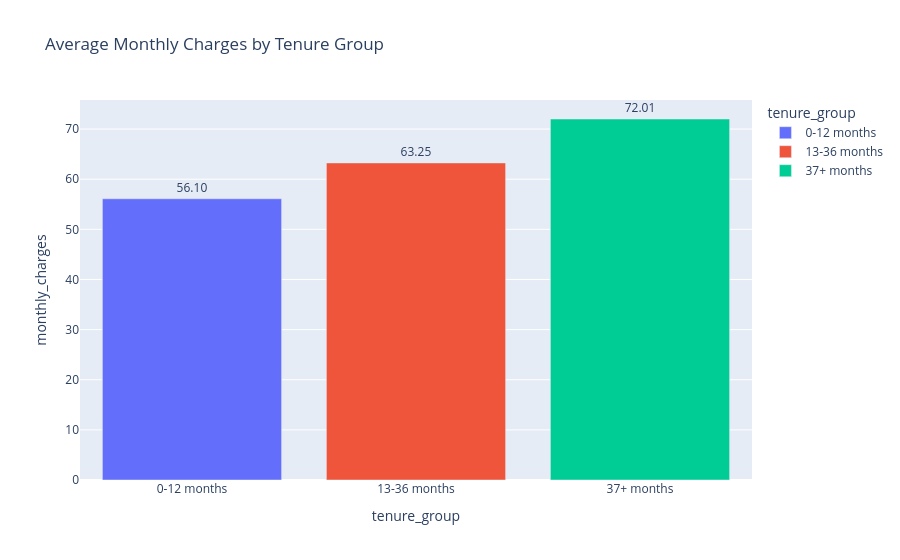

Notebook code for this chart:
### Code cell
# Clustered bar chart for average monthly charges by tenure group
avg_charges = df.groupby("tenure_group")["monthly_charges"].mean().reset_index()

fig = px.bar(
    avg_charges,
    x="tenure_group",
    y="monthly_charges",
    text="monthly_charges",
    color="tenure_group",
    title="Average Monthly Charges by Tenure Group"
)
fig.update_traces(texttemplate='%{text:.2f}', textposition="outside")
plt.savefig(os.path.join(figures_dir, "churn_by_tenure_group.png"), dpi=300)
fig.show()

### Figure 1 — Plotly figure (JSON) as saved in the notebook; plotly's stock layout.template omitted (floating-point values rounded to 4 significant figures)
{"data": [{"hovertemplate": "tenure_group=%{x}<br>monthly_charges=%{text}<extra></extra>", "legendgroup": "0-12 months", "marker": {"color": "#636efa", "pattern": {"shape": ""}}, "name": "0-12 months", "orientation": "v", "showlegend": true, "text": [56.1], "textposition": "outside", "texttemplate": "%{text:.2f}", "type": "bar", "x": ["0-12 months"], "xaxis": "x", "y": [56.1], "yaxis": "y"}, {"hovertemplate": "tenure_group=%{x}<br>monthly_charges=%{text}<extra></extra>", "legendgroup": "13-36 months", "marker": {"color": "#EF553B", "pattern": {"shape": ""}}, "name": "13-36 months", "orientation": "v", "showlegend": true, "text": [63.25], "textposition": "outside", "texttemplate": "%{text:.2f}", "type": "bar", "x": ["13-36 months"], "xaxis": "x", "y": [63.25], "yaxis": "y"}, {"hovertemplate": "tenure_group=%{x}<br>monthly_charges=%{text}<extra></extra>", "legendgroup": "37+ months", "marker": {"color": "#00cc96", "pattern": {"shape": ""}}, "name": "37+ months", "orientation": "v", "showlegend": true, "text": [72.01], "textposition": "outside", "texttemplate": "%{text:.2f}", "type": "bar", "x": ["37+ months"], "xaxis": "x", "y": [72.01], "yaxis": "y"}], "layout": {"barmode": "relative", "legend": {"title": {"text": "tenure_group"}, "tracegroupgap": 0}, "title": {"text": "Average Monthly Charges by Tenure Group"}, "xaxis": {"anchor": "y", "categoryarray": ["0-12 months", "13-36 months", "37+ months"], "categoryorder": "array", "domain": [0, 1], "title": {"text": "tenure_group"}}, "yaxis": {"anchor": "x", "domain": [0, 1], "title": {"text": "monthly_charges"}}}}
